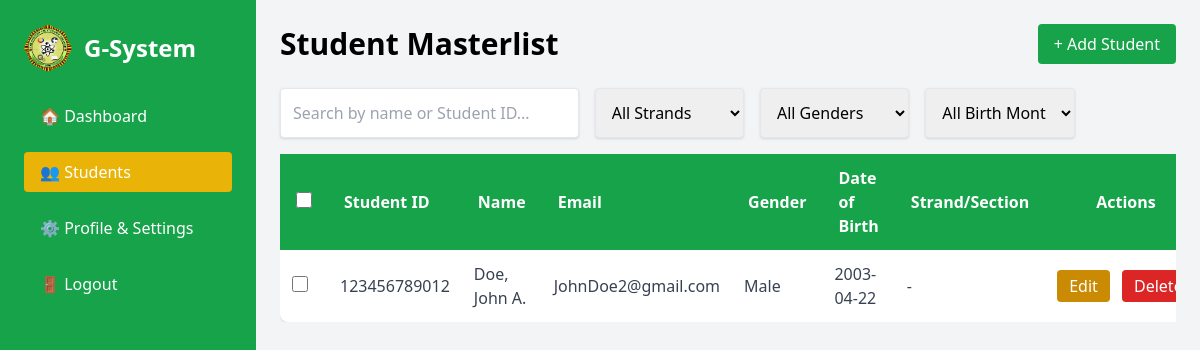
The app's page /supervisor/students/ (signed in) with its own data.
### attendance/models.py (models this page shows, shortened)
class CustomUser(AbstractUser):
    ROLE_CHOICES = (
        ('supervisor', 'Supervisor'),
        ('student', 'Student'),
    )
    username = None  # <--- THIS REMOVES THE USERNAME FIELD
    email = models.EmailField(_('email address'), unique=True)
    role = models.CharField(max_length=20, choices=ROLE_CHOICES)
    student_id = models.CharField(max_length=20, unique=True, null=True, blank=True)  # Student ID field
    middle_initial = models.CharField(max_length=1, blank=True, null=True)
    gender = models.CharField(max_length=10, choices=[('male', 'Male'), ('female', 'Female')], blank=True, null=True)
    date_of_birth = models.DateField(blank=True, null=True)
    must_change_password = models.BooleanField(default=True)
    USERNAME_FIELD = 'email'
    REQUIRED_FIELDS = []
    objects = CustomUserManager()

### attendance/views.py (the view, shortened to what this page needs)
# urls.py: path('supervisor/students/', views.student_masterlist, name='student_masterlist'),
@login_required
def student_masterlist(request):
    if request.user.role != 'supervisor':
        return HttpResponseForbidden('You are not authorized to access this page.')
    query = request.GET.get('q', '')
    filter_strand = request.GET.get('strand', '')
    filter_gender = request.GET.get('gender', '')
    filter_month = request.GET.get('month', '')
    students = CustomUser.objects.filter(role='student')
    if filter_strand:
        students = students.filter(coursestudent__course__id=filter_strand)
    if filter_gender:
        students = students.filter(gender=filter_gender)
    if filter_month:
        students = students.filter(date_of_birth__month=filter_month)
    strands = Course.objects.all()
    months = [(i, calendar.month_name[i]) for i in range(1, 13)]
    return render(request, 'Supervisor/student_masterlist.html', {
        'students': students,
        'strands': strands,
        'months': months,
        'query': query,
        'filter_strand': filter_strand,
        'filter_gender': filter_gender,
        'filter_month': filter_month,
    })

### attendance/templates/Supervisor/student_masterlist.html (shortened to what this page needs)
{% load static %}
<!DOCTYPE html>
<html lang="en">
<head>
    <script src="https://cdn.tailwindcss.com"></script>
    <link rel="stylesheet" href="{% static 'assets/custom.css' %}" />
</head>
<body class="bg-gray-100">
<div class="flex h-screen overflow-hidden">
    <aside id="sidebar" class="fixed lg:relative z-40 lg:z-auto top-0 left-0 w-64 h-full bg-green-600 text-white p-6 transform -translate-x-full lg:translate-x-0 transition-transform duration-300 ease-in-out">
        <div class="flex items-center space-x-3 mb-6">
        <img src="{% static 'assets/fepclogo.png' %}" alt="Logo" class="w-12 h-12 rounded-full">
        <h2 class="text-2xl font-bold">G-System</h2>
        </div>
        <ul class="space-y-4">
            <li><a href="{% url 'supervisor_dashboard' %}" class="block py-2 px-4 rounded hover:bg-yellow-500">🏠 Dashboard</a></li>
            <li><a href="{% url 'student_masterlist' %}" class="block py-2 px-4 rounded bg-yellow-500">👥 Students</a></li>
            <li><a href="{% url 'supervisor_profile' %}" class="block py-2 px-4 rounded hover:bg-yellow-500">⚙️ Profile & Settings</a></li>
            <li><button onclick="openLogoutModal()" class="w-full text-left py-2 px-4 rounded hover:bg-red-600">🚪 Logout</button></li>
        </ul>
    </aside>
    <main class="flex-1 p-4 lg:p-6 overflow-y-auto">
        <div class="flex flex-col md:flex-row md:justify-between md:items-center mb-6 gap-4">
            <h1 class="text-3xl font-bold">Student Masterlist</h1>
            <div class="flex gap-2 flex-shrink-0">
                <button id="addStudentBtn" class="bg-green-600 text-white px-4 py-2 rounded hover:bg-yellow-500 whitespace-nowrap">+ Add Student</button>
            </div>
        </div>
        <div class="flex flex-col md:flex-row md:items-center gap-4 mb-4">
            <input type="text" id="searchStudent" placeholder="Search by name or Student ID..." class="w-full md:w-1/3 p-3 border rounded shadow" />
            <select id="filterStrand" class="w-full md:w-1/6 p-3 border rounded shadow">
                <option value="">All Strands</option>
            </select>
            <select id="filterGender" class="w-full md:w-1/6 p-3 border rounded shadow">
                <option value="">All Genders</option>
            </select>
            <select id="filterMonth" class="w-full md:w-1/6 p-3 border rounded shadow">
                <option value="">All Birth Months</option>
            </select>
        </div>
        <div class="overflow-x-auto">
            <table class="min-w-full bg-white shadow rounded-lg">
                <thead class="bg-green-600 text-white">
                    <tr>
                        <th class="py-3 px-4 text-left">
                            <input type="checkbox" id="selectAll" class="w-4 h-4 text-blue-600 bg-gray-100 border-gray-300 rounded focus:ring-blue-500 focus:ring-2">
                        </th>
                        <th class="py-3 px-4 text-left">Student ID</th>
                        <th class="py-3 px-4 text-left">Name</th>
                        <th class="py-3 px-4 text-left">Email</th>
                        <th class="py-3 px-4 text-left">Gender</th>
                        <th class="py-3 px-4 text-left">Date of Birth</th>
                        <th class="py-3 px-4 text-left">Strand/Section</th>
                        <th class="py-3 px-4 text-center">Actions</th>
                    </tr>
                </thead>
                <tbody id="studentList" class="text-gray-700">
                    {% for student in students %}
                        <tr class="hover:bg-gray-100" data-id="{{ student.id }}">
                            <td class="p-3">
                                <input type="checkbox" class="student-checkbox w-4 h-4 text-blue-600 bg-gray-100 border-gray-300 rounded focus:ring-blue-500 focus:ring-2" value="{{ student.id }}">
                            </td>
                            <td class="p-3 student-id"><span class="student-id">{{ student.student_id }}</span></td>
                            <td class="p-3">
                                <span class="last-name">{{ student.last_name }}</span>,
                                <span class="first-name">{{ student.first_name }}</span>
                                {% if student.middle_initial %}<span class="middle-initial">{{ student.middle_initial }}</span>.{% else %}<span class="middle-initial"></span>{% endif %}
                            </td>
                            <td class="p-3 email"><span class="email">{{ student.email }}</span></td>
                            <td class="p-3 gender"><span class="gender">{{ student.gender|title }}</span></td>
                            <td class="p-3 dob"><span class="dob">{{ student.date_of_birth|date:"Y-m-d" }}</span></td>
                            <td class="p-3">
                                {% with course_student=student.coursestudent_set.first %}
                                    {% if course_student %}
                                        {{ course_student.course.name }}
                                    {% else %}
                                        -
                                    {% endif %}
                                {% endwith %}
                            </td>
                            <td class="p-3 text-center space-x-2 whitespace-nowrap">
                                <button class="bg-yellow-600 text-white px-3 py-1 rounded hover:bg-yellow-700 editBtn whitespace-nowrap">Edit</button>
                                <button class="bg-red-600 text-white px-3 py-1 rounded hover:bg-red-700 deleteBtn whitespace-nowrap">Delete</button>
                            </td>
                        </tr>
                    {% empty %}
                        <tr id="noStudentsRow">
                            <td colspan="8" class="text-center p-4 text-gray-500">No students found.</td>
                        </tr>
                    {% endfor %}
                </tbody>
            </table>
        </div>
    </main>
</div>
</body>
</html>

### records on screen
CustomUser: student_id "123456789012", last_name "Doe", first_name "John", middle_initial "A", email "JohnDoe2@gmail.com", gender "Male", date_of_birth "2003-04-22"
